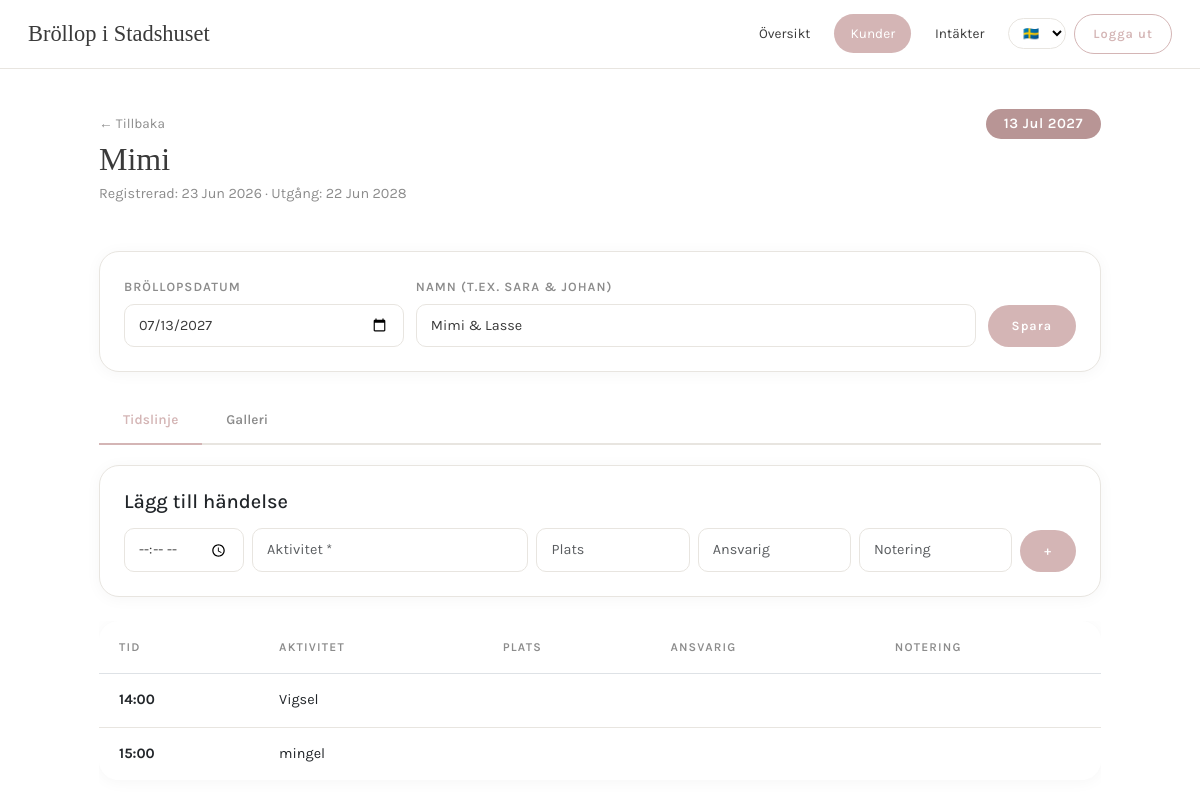
The app's page /checklist/partner/kund/3/ (signed in) with its own data.
### planner/models.py (models this page shows, shortened)
class Photographer(models.Model):
    user = models.ForeignKey(User, on_delete=models.CASCADE, null=True, blank=True)
    name = models.CharField(max_length=100, verbose_name="Företagsnamn")
    logo = models.URLField(max_length=500, blank=True, null=True, verbose_name="Logga (URL)")
    primary_color = models.CharField(max_length=7, default="#FFFFFF", verbose_name="Navbar-färg (Hex-kod)")
    accent_color = models.CharField(max_length=7, default="#C7BDAE", verbose_name="Accentfärg (Hex-kod)")
    whop_email = models.EmailField(blank=True, null=True, verbose_name="Whop E-post")
    whop_affiliate_id = models.CharField(max_length=100, verbose_name="Whop Affiliate ID")
    is_active = models.BooleanField(default=False)
    created_at = models.DateTimeField(auto_now_add=True)

class Brollop(models.Model):
    planerare = models.ForeignKey(User, on_delete=models.CASCADE, related_name='brollop')
    namn = models.CharField(max_length=200)  # t.ex. "Sara & Johan"
    datum = models.DateField(null=True, blank=True)
    skapad = models.DateTimeField(auto_now_add=True)

class Tidslinje(models.Model):
    user = models.ForeignKey(User, on_delete=models.CASCADE)
    fotograf = models.ForeignKey(User, on_delete=models.SET_NULL, null=True, blank=True, related_name='tidslinjer_som_fotograf')
    brollop = models.ForeignKey(Brollop, on_delete=models.CASCADE, null=True, blank=True, related_name='%(class)s_items')
    tid = models.TimeField()
    aktivitet = models.CharField(max_length=255)
    plats = models.CharField(max_length=255, blank=True)
    ansvarig = models.CharField(max_length=100, blank=True)
    notering = models.TextField(blank=True)
    ordning = models.PositiveIntegerField(default=0)
    class Meta:
        ordering = ['tid', 'ordning']

### accounts/models.py (models this page shows, shortened)
class Profil(models.Model):
    ROLLER = [
        ('par', 'Brudpar'),
        ('planerare', 'Planerare'),
    ]
    user = models.OneToOneField(User, on_delete=models.CASCADE)
    telefon = models.CharField(max_length=20, blank=True)
    roll = models.CharField(max_length=10, choices=ROLLER, default='par')
    planerare = models.ForeignKey(User, on_delete=models.SET_NULL, null=True, blank=True, related_name='par')
    utgangsdatum = models.DateField(null=True, blank=True)
    photographer = models.ForeignKey('planner.Photographer', on_delete=models.SET_NULL, null=True, blank=True, related_name='kunder')

### planner/views.py (the view)
# urls.py: path('partner/kund/<int:kund_id>/', views.partner_kund_detail, name='partner_kund_detail'),
@login_required
def partner_kund_detail(request, kund_id):
    fotograf = Photographer.objects.filter(user=request.user, is_active=True).first()
    if not fotograf:
        return redirect('dashboard')
    kund = get_object_or_404(Profil, id=kund_id, photographer=fotograf)
    tidslinje = Tidslinje.objects.filter(user=kund.user).order_by('tid')
    galleri = Galleri.objects.filter(user=kund.user).order_by('-skapad')
    kategorier = Galleri.KATEGORIER
    from planner.models import Brollop
    brollop = Brollop.objects.filter(planerare=kund.user).first()
    return render(request, 'planner/partner_kund_detail.html', {
        'fotograf': fotograf,
        'kund': kund,
        'tidslinje': tidslinje,
        'galleri': galleri,
        'kategorier': kategorier,
        'brollop': brollop,
    })

### accounts/context_processors.py (called while the page is built)
def photographer_context(request):
    if request.user.is_authenticated:
        try:
            profil = Profil.objects.get(user=request.user)
            if profil.photographer:
                return {'photographer': profil.photographer}
        except Profil.DoesNotExist:
            pass
    return {'photographer': None}

### planner/templates/planner/partner_kund_detail.html (shortened to what this page needs)
{% extends 'planner/partner_base.html' %}
{% load i18n %}
{% block content %}
<div style="display: flex; justify-content: space-between; align-items: flex-start; flex-wrap: wrap; gap: 16px; margin-bottom: 28px;">
    <div>
        <a href="{% url 'partner_kunder' %}" style="color: var(--text-light); text-decoration: none; font-size: 0.85rem;">
            ← {% trans "Tillbaka" %}
        </a>
        <h1 style="font-size: 2rem; margin: 4px 0;">{{ kund.user.username }}</h1>
        <p style="color: var(--text-light); font-size: 0.9rem;">
            {% trans "Registrerad" %}: {{ kund.user.date_joined|date:"d M Y" }}
            {% if kund.utgangsdatum %}
                · {% trans "Utgång" %}: {{ kund.utgangsdatum|date:"d M Y" }}
            {% endif %}
        </p>
    </div>
    {% if brollop and brollop.datum %}
        <span class="badge badge-accent" style="font-size: 0.9rem; padding: 8px 18px;">
            {{ brollop.datum|date:"d M Y" }}
        </span>
    {% endif %}
</div>
<div class="card mb-4">
    <div class="card-body">
        <form method="post" action="{% url 'partner_set_brollopsdatum' kund.id %}" style="display: flex; gap: 12px; align-items: flex-end; flex-wrap: wrap;">
            <div style="flex: 1; min-width: 180px;">
                <label class="form-label">{% trans "Bröllopsdatum" %}</label>
                <input type="date" name="datum" class="form-control"
                       value="{{ brollop.datum|date:'Y-m-d'|default:'' }}">
            </div>
            <div style="flex: 2; min-width: 200px;">
                <label class="form-label">{% trans "Namn (t.ex. Sara & Johan)" %}</label>
                <input type="text" name="namn" class="form-control"
                       value="{{ brollop.namn|default:'' }}" placeholder="Sara & Johan">
            </div>
            <button type="submit" class="btn-primary">{% trans "Spara" %}</button>
        </form>
    </div>
</div>
<ul class="nav-tabs" style="display: flex; list-style: none; padding: 0; margin-bottom: 20px;">
    <li><a class="nav-link active" data-bs-toggle="tab" href="#tidslinje"> {% trans "Tidslinje" %}</a></li>
    <li><a class="nav-link" data-bs-toggle="tab" href="#galleri">{% trans "Galleri" %}</a></li>
</ul>
<div class="tab-content">
    <div class="tab-pane fade show active" id="tidslinje">
        <div class="card mb-4">
            <div class="card-body">
                <h5 style="margin-bottom: 14px;">{% trans "Lägg till händelse" %}</h5>
                <form method="post" action="{% url 'partner_add_tidslinje' kund.id %}" style="display: flex; gap: 8px; flex-wrap: wrap; align-items: flex-end;">
                    <input type="time" name="tid" class="form-control" style="width: 120px;" required>
                    <input type="text" name="aktivitet" class="form-control" style="flex: 2; min-width: 150px;" placeholder="{% trans 'Aktivitet *' %}" required>
                    <input type="text" name="plats" class="form-control" style="flex: 1; min-width: 100px;" placeholder="{% trans 'Plats' %}">
                    <input type="text" name="ansvarig" class="form-control" style="flex: 1; min-width: 100px;" placeholder="{% trans 'Ansvarig' %}">
                    <input type="text" name="notering" class="form-control" style="flex: 1; min-width: 100px;" placeholder="{% trans 'Notering' %}">
                    <button type="submit" class="btn-primary">+</button>
                </form>
            </div>
        </div>
        {% if tidslinje %}
            <div class="table-responsive">
                <table class="table">
                    <thead>
                        <tr>
                            <th>{% trans "Tid" %}</th>
                            <th>{% trans "Aktivitet" %}</th>
                            <th>{% trans "Plats" %}</th>
                            <th>{% trans "Ansvarig" %}</th>
                            <th>{% trans "Notering" %}</th>
                        </tr>
                    </thead>
                    <tbody>
                        {% for h in tidslinje %}
                            <tr>
                                <td><strong>{{ h.tid|time:"H:i" }}</strong></td>
                                <td>{{ h.aktivitet }}</td>
                                <td>{{ h.plats }}</td>
                                <td>{{ h.ansvarig }}</td>
                                <td style="color: var(--text-light);">{{ h.notering }}</td>
                            </tr>
                        {% endfor %}
                    </tbody>
                </table>
            </div>
        {% else %}
            <div class="card">
                <div class="card-body" style="text-align: center; color: var(--text-light); padding: 40px;">
                    {% trans "Inga händelser ännu." %}
                </div>
            </div>
        {% endif %}
    </div>
</div>
{% endblock %}

### planner/templates/planner/partner_base.html (shortened to what this page needs)
{% load static %}
{% load i18n %}
<!DOCTYPE html>
<html lang="sv">
<head>
    <link href="https://cdn.jsdelivr.net/npm/bootstrap@5.3.0/dist/css/bootstrap.min.css" rel="stylesheet">
    <link rel="stylesheet" href="https://cdnjs.cloudflare.com/ajax/libs/font-awesome/6.5.1/css/all.min.css">
</head>
<body>
<nav class="partner-nav">
    <a href="{% url 'partner_dashboard' %}" class="brand">
        {{ fotograf.name }}
    </a>
    <div class="nav-links">
        <a href="{% url 'partner_dashboard' %}" class="{% if request.resolver_match.url_name == 'partner_dashboard' %}active{% endif %}">
            Översikt
        </a>
        <a href="{% url 'partner_kunder' %}" class="{% if request.resolver_match.url_name == 'partner_kunder' or request.resolver_match.url_name == 'partner_kund_detail' %}active{% endif %}">
            Kunder
        </a>
        <a href="{% url 'partner_intakter' %}" class="{% if request.resolver_match.url_name == 'partner_intakter' %}active{% endif %}">
            Intäkter
        </a>
        <form action="{% url 'set_language' %}" method="post" style="display: inline;">
            <select name="language" onchange="this.form.submit()"
                    style="font-size: 0.8rem; padding: 6px 10px; border: 1px solid var(--border); border-radius: 30px; background: var(--white); cursor: pointer; font-family: 'Karla', sans-serif;">
                {% get_current_language as CURRENT_LANGUAGE %}
                <option value="sv" {% if CURRENT_LANGUAGE == 'sv' %}selected{% endif %}>🇸🇪</option>
            </select>
        </form>
        <form method="post" action="{% url 'logout' %}" style="display: inline;">
            <button type="submit" class="btn-logout">Logga ut</button>
        </form>
    </div>
</nav>
<div class="container">
    {% block content %}{% endblock %}
</div>
</body>
</html>

### planner/templates/planner/partner_base.html (style rules this page uses)
:root { --white: #FFFFFF; --blush: #F5EBEB; --rose: #D4B5B5; --rose-dark: #B89595; --beige: #F2EFE9; --text: #3A3A3A; --text-light: #8C8C8C; --border: #E8E5E0; }
* { margin: 0; padding: 0; box-sizing: border-box; }
body { font-family: 'Karla', sans-serif; background: var(--white); color: var(--text); line-height: 1.7; -webkit-font-smoothing: antialiased; overflow-x: hidden; }
h1, h2, h3, h4 { font-family: 'Cormorant Garamond', serif; font-weight: 400; color: var(--text); }
.partner-nav { background: var(--white); border-bottom: 1px solid var(--border); padding: 14px 28px; display: flex; align-items: center; justify-content: space-between; position: sticky; top: 0; z-index: 1000; }
.partner-nav .brand { font-family: 'Cormorant Garamond', serif; font-size: 1.4rem; font-weight: 400; color: var(--text); text-decoration: none; }
.partner-nav .nav-links { display: flex; align-items: center; gap: 8px; }
.partner-nav .nav-links a { color: var(--text); text-decoration: none; font-size: 0.85rem; padding: 8px 16px; border-radius: 30px; transition: all 0.3s ease; }
.partner-nav .nav-links a:hover, .partner-nav .nav-links a.active { background: var(--rose); color: white; }
.btn-logout { background: transparent; border: 1.5px solid var(--rose); color: var(--rose); padding: 8px 18px; border-radius: 30px; font-size: 0.8rem; font-weight: 600; letter-spacing: 1px; cursor: pointer; transition: all 0.3s ease; font-family: 'Karla', sans-serif; }
.container { max-width: 1050px; margin: 0 auto; padding: 40px 24px; }
.card { background: var(--white); border: 1px solid var(--border); border-radius: 20px; box-shadow: 0 2px 16px rgba(0,0,0,0.04); transition: all 0.4s ease; }
.card-body { padding: 24px; }
.btn-primary { background: var(--rose); color: white; padding: 10px 24px; border-radius: 30px; font-family: 'Karla', sans-serif; font-size: 0.8rem; font-weight: 600; letter-spacing: 1px; border: none; cursor: pointer; transition: all 0.3s ease; text-decoration: none; display: inline-block; }
.table { width: 100%; background: var(--white); border-radius: 20px; overflow: hidden; border-collapse: separate; border-spacing: 0; box-shadow: 0 2px 16px rgba(0,0,0,0.04); }
.table th { background: var(--white); color: var(--text-light); font-weight: 600; font-size: 0.75rem; text-transform: uppercase; letter-spacing: 1.2px; padding: 16px 20px; text-align: left; }
.table td { padding: 14px 20px; border-bottom: 1px solid var(--border); font-size: 0.9rem; }
.table tr:last-child td { border-bottom: none; }
.form-control, .form-select { border: 1.5px solid var(--border); border-radius: 10px; padding: 10px 14px; font-size: 0.9rem; font-family: 'Karla', sans-serif; background: var(--white); color: var(--text); transition: all 0.3s ease; }
.form-label { font-size: 0.8rem; color: var(--text-light); text-transform: uppercase; letter-spacing: 1px; margin-bottom: 6px; display: block; font-weight: 600; }
.badge { display: inline-block; padding: 5px 14px; border-radius: 30px; font-size: 0.75rem; font-weight: 600; letter-spacing: 0.5px; }
.badge-accent { background: var(--rose-dark); color: white; }
.nav-tabs { display: flex; list-style: none; padding: 0; margin-bottom: 20px; border-bottom: 2px solid var(--border); gap: 0; }
.nav-tabs .nav-link { border: none; color: var(--text-light); padding: 12px 24px; font-size: 0.85rem; font-weight: 600; cursor: pointer; transition: all 0.3s ease; border-bottom: 2px solid transparent; margin-bottom: -2px; background: transparent; text-decoration: none; }
.nav-tabs .nav-link.active { color: var(--rose); border-bottom-color: var(--rose); }

### records on screen
Photographer: name "Bröllop i Stadshuset"
Profil: user.username "Mimi", user.date_joined "23 Jun 2026", utgangsdatum "22 Jun 2028"
Brollop: datum "13 Jul 2027", datum "07/13/2027", namn "Mimi & Lasse"
Tidslinje: tid "14:00", aktivitet "Vigsel"
Tidslinje: tid "15:00", aktivitet "mingel"
